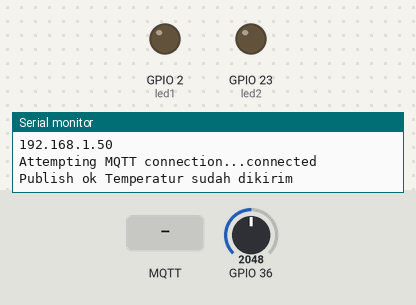
Bench run of a sketch on a simulated ESP32. On the bench: output pins drawn as LEDs (lit = HIGH), the last lines printed to the serial monitor. Inputs (shaded band) come from the test bench; at power-on: GPIO 36 = 2048. WiFi joins after 1.5 s; servers stay silent unless stated; no MQTT or app messages arrive unless stated.

Above: at 2.7 s.
2.8 s: MQTT message "1" arrives on the first subscribed topic
At 4.7 s:
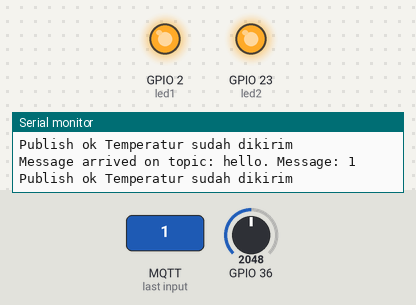
5.0 s: MQTT message "0" arrives on the first subscribed topic
At 6.6 s:
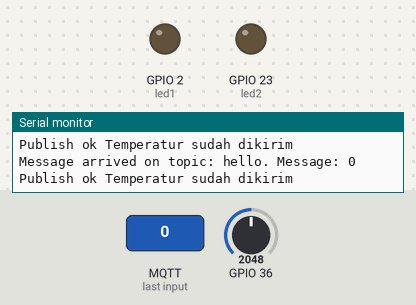
Timing chart, 0 to 8.1 s (numbered marks = the images above; inputs shaded):
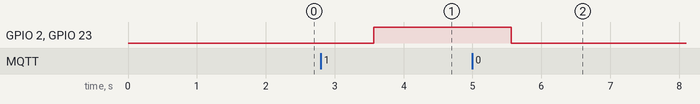

Measured:
- after the input at 2.8 s, GPIO 2 (led1), GPIO 23 (led2): LOW → HIGH after 0.77 s
- after the input at 5.0 s, GPIO 2 (led1), GPIO 23 (led2): HIGH → LOW after 0.57 s

The sketch:

mqtt_uno.ino
```cpp
#include <WiFi.h>
#include <PubSubClient.h>

// Replace the next variables with your SSID/Password combination
const char *ssid ="fdss";
const char *password ="80808080";

// Add your MQTT Broker IP address, example:
//const char* mqtt_server = "192.168.137.1";

const char* mqtt_server ="192.168.43.201";
const char* topic ="hello2";

float temp;
char data[5];

WiFiClient espClient;
PubSubClient client(espClient);

const int led1=LED_BUILTIN;
const int led2=23;

long lastMsg =0;
char msg[50];
int value =0;

void setup() {
  Serial.begin(115200);
  setup_wifi();
  client.setServer(mqtt_server, 1883);
  client.setCallback(callback);
  pinMode(led1, OUTPUT);
  pinMode(led2, OUTPUT);
}

void setup_wifi() {
  delay(10);
  // We start by connecting to a WiFi network
  Serial.println();
  Serial.print("Connecting to ");
  Serial.println(ssid);
  WiFi.begin(ssid, password);
  while(WiFi.status() !=WL_CONNECTED) {
    delay(500);
    Serial.print(".");
    }
    Serial.println("");
    Serial.println("WiFi connected");
    Serial.println("IP address: ");
    Serial.println(WiFi.localIP());
    Serial.begin(115200);
    pinMode(36, INPUT);
}

void callback(char* topic, byte* message, unsigned int length) {
  Serial.print("Message arrived on topic: ");
  Serial.print(topic);
  Serial.print(". Message: ");
  String messageTemp;
  for(int i =0; i <length; i++) {
    Serial.print((char)message[i]);
    messageTemp +=(char)message[i];}
    Serial.println();
    if(messageTemp=="1"){
      digitalWrite(led1, HIGH);
      digitalWrite(led2, HIGH);
    }else{
      digitalWrite(led1, LOW);
      digitalWrite(led2, LOW);
    }

}

void reconnect() {
  // Loop until we're reconnected
  while(!client.connected()) {
    Serial.print("Attempting MQTT connection...");
    // Attempt to connect
    if(client.connect("ESP8266Client")) {
      Serial.println("connected");
      //Subscribe
      client.subscribe("hello");
      }
      else
      {
        Serial.print("failed, rc=");
        Serial.print(client.state());
        Serial.println(" try again in 5 seconds");
        // Wait 5 seconds before retrying
        delay(5000);
      }
    }
  }

void trying_to_publish(){
  if(client.publish(topic, data)) {
    //String hasiltemp=data;
    Serial.println("Publish ok Temperatur sudah dikirim");
    }
    else {
      Serial.println("Publish failed");
      }
      delay(2000);
}

void loop() {
  if(!client.connected()) {
    reconnect();
    }
    trying_to_publish();
    client.loop();

     long now = millis();
     if (now - lastMsg >5000){
      lastMsg =now;

      //fungsi temperatur
      float temp=(analogRead(36)*3.3/2046/0.01);
      snprintf(data, 5, "%f", temp);
      delay(1000);
      //Serial.println(data);
      //client.publish("temperature", data);
     }
}
```
